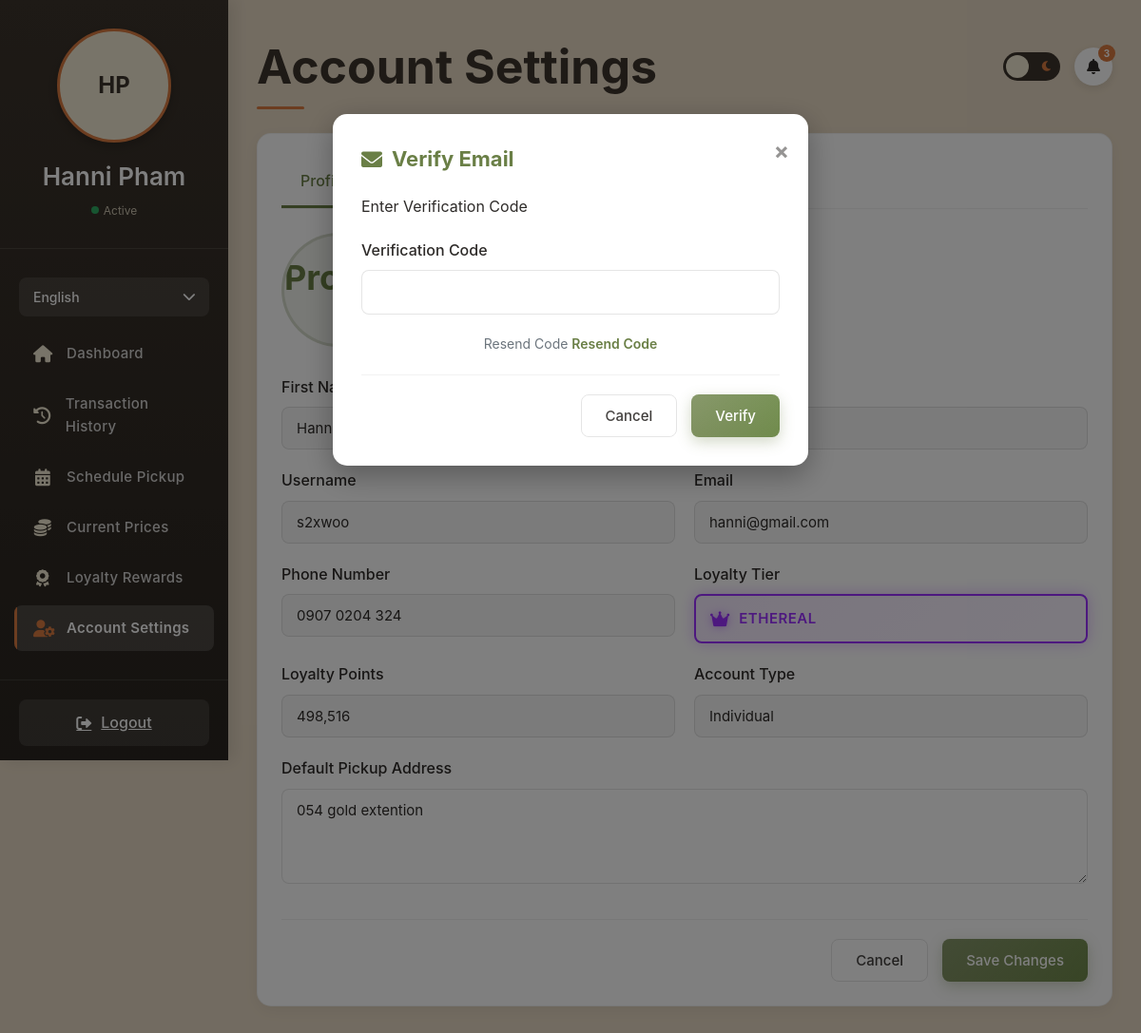
/Customer-portal/settings.php (signed in), run on an earlier commit of the app's database.
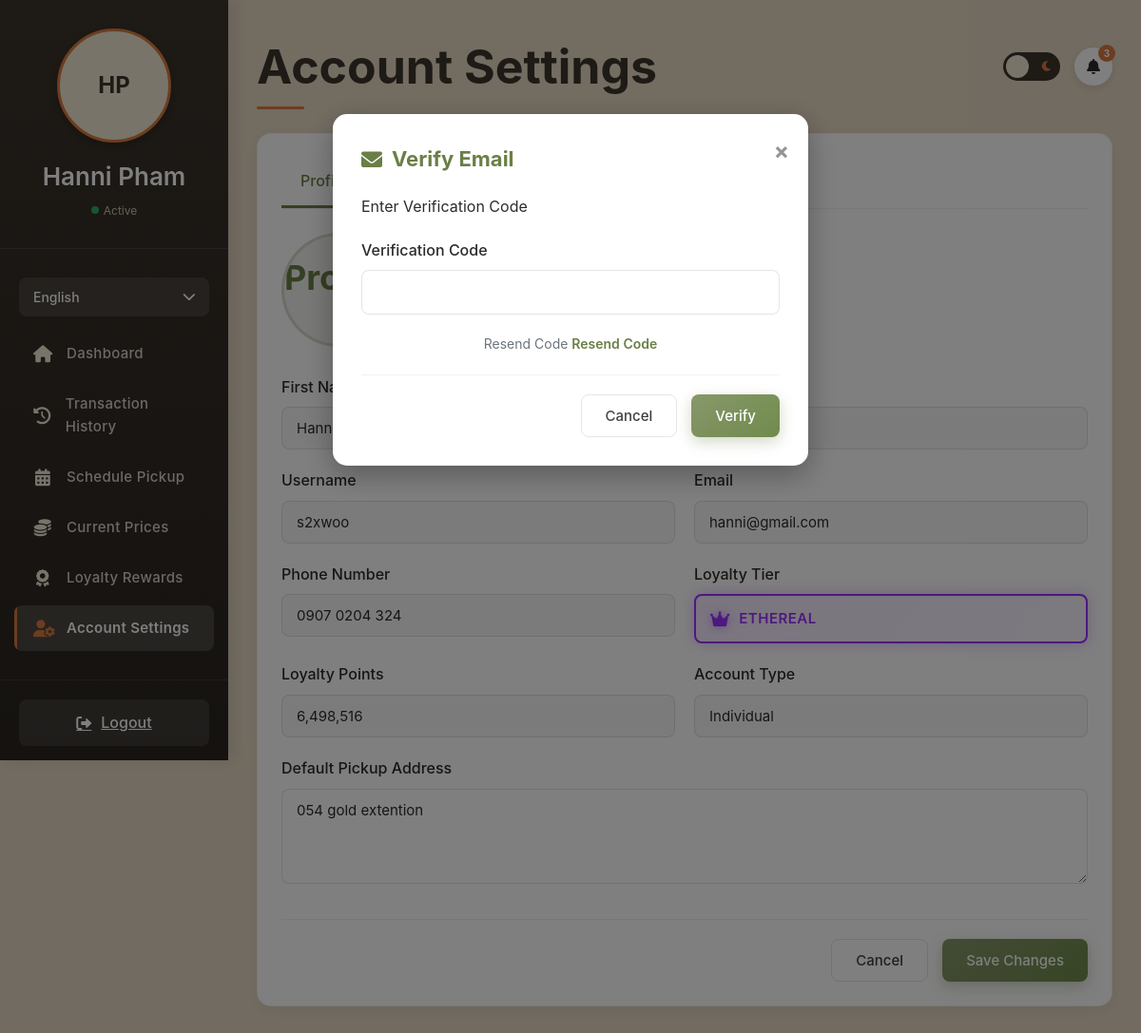
And on a later commit of the database.
### tables this page shows
CREATE TABLE `users` (
  `id` int(11) NOT NULL AUTO_INCREMENT,
  `first_name` varchar(50) NOT NULL,
  `last_name` varchar(50) NOT NULL,
  `username` varchar(50) DEFAULT NULL,
  `email` varchar(100) NOT NULL,
  `phone` varchar(20) NOT NULL,
  `address` text NOT NULL,
  `profile_image` varchar(255) DEFAULT NULL,
  `password_hash` varchar(255) NOT NULL,
  `user_type` enum('individual','business','collector') NOT NULL,
  `agreed_terms` tinyint(1) DEFAULT 0,
  `created_at` timestamp NOT NULL DEFAULT current_timestamp(),
  `loyalty_points` int(11) DEFAULT 0,
  `loyalty_tier` enum('bronze','silver','gold','platinum','diamond','ethereal') DEFAULT 'bronze',
  `referral_code` varchar(20) DEFAULT NULL,
  `referred_by` int(11) DEFAULT NULL,
  `is_admin` tinyint(1) DEFAULT 0,
  `last_login` datetime DEFAULT NULL,
  `is_verified` tinyint(1) DEFAULT 0,
  `verification_token` varchar(255) DEFAULT NULL,
  `token_expires_at` datetime DEFAULT NULL,
  `reset_token` varchar(64) DEFAULT NULL,
  `reset_token_expires` datetime DEFAULT NULL,
  `facebook_id` varchar(255) DEFAULT NULL,
  `api_key` varchar(64) DEFAULT NULL,
  `two_factor_auth` tinyint(1) DEFAULT 0,
  `two_factor_secret` varchar(32) DEFAULT NULL,
  PRIMARY KEY (`id`),
  UNIQUE KEY `email` (`email`),
  UNIQUE KEY `username_UNIQUE` (`username`),
  UNIQUE KEY `referral_code_UNIQUE` (`referral_code`),
  UNIQUE KEY `uniq_api_key` (`api_key`),
  KEY `idx_api_key` (`api_key`)
);

### Customer-portal/settings.php (the view, shortened to what the changed rows need)
<?php
require_once 'db_connection.php';
$language = 'en';
$t = $translations[$language];
$user_id = $_SESSION['user_id'];
$user_query = "SELECT id, first_name, last_name, username, email, phone, address, profile_image, user_type, loyalty_points, loyalty_tier, created_at, is_verified FROM users WHERE id = ?";
$user_stmt = mysqli_prepare($conn, $user_query);
mysqli_stmt_bind_param($user_stmt, "i", $user_id);
mysqli_stmt_execute($user_stmt);
$user_result = mysqli_stmt_get_result($user_stmt);
$user = mysqli_fetch_assoc($user_result);
$user_name = $user['first_name'] . ' ' . $user['last_name'];
$user_initials = strtoupper(substr($user['first_name'], 0, 1) . substr($user['last_name'], 0, 1));
?>
<!DOCTYPE html>
<html lang="en">
<head>
    <link rel="stylesheet" href="https://cdnjs.cloudflare.com/ajax/libs/cropperjs/1.5.12/cropper.min.css">
    <link rel="stylesheet" href="https://cdnjs.cloudflare.com/ajax/libs/font-awesome/6.0.0-beta3/css/all.min.css">
</head>
<body>
    <div class="sidebar" id="sidebar">
        <div class="sidebar-header">
            <div class="user-avatar">
                <?php if (!empty($user['profile_image']) && file_exists($user['profile_image'])): ?>
                    <img src="<?php echo htmlspecialchars($user['profile_image']); ?>" alt="Profile">
                <?php else: ?>
                    <?php echo $user_initials; ?>
                <?php endif; ?>
            </div>
            <div class="user-name"><?php echo htmlspecialchars($user_name); ?></div>
            <div class="user-status">
                <span class="status-indicator"></span>
                <span>Active</span>
            </div>
        </div>
    </div>
    <div class="main-content">
        <div class="header">
            <h1 class="page-title"><?php echo $t['account_settings']; ?></h1>
        </div>
        <div class="dashboard-card">
            <div class="settings-section active" id="profileSection">
                <form method="POST" action="">
                    <div class="form-grid">
                        <div class="form-group">
                            <label><?php echo $t['last_name']; ?></label>
                            <input type="text" value="<?php echo htmlspecialchars($user['last_name']); ?>" readonly>
                        </div>
                    </div>
                    <div class="form-grid">
                       <div class="form-group">
                            <label><?php echo $t['username']; ?></label>
                            <input type="text" value="<?php echo htmlspecialchars($user['username'] ?? 'Not set'); ?>" readonly>
                        </div>
                        <div class="form-group">
                            <label><?php echo $t['email']; ?></label>
                            <input type="email" value="<?php echo htmlspecialchars($user['email']); ?>" readonly>
                        </div>
                    </div>
                    <div class="form-grid">
                        <div class="form-group">
                            <label><?php echo $t['phone_number']; ?></label>
                            <input type="tel" value="<?php echo htmlspecialchars($user['phone']); ?>" readonly>
                        </div>
                        <div class="form-group">
                            <div class="loyalty-tier-display <?php echo htmlspecialchars($user['loyalty_tier']); ?>">
                                <i class="loyalty-icon <?php echo $user['loyalty_tier'] === 'ethereal' ? 'fas fa-crown' : 'fas fa-medal'; ?>"></i>
                                <span class="tier-text"><?php echo htmlspecialchars(ucfirst($user['loyalty_tier'])); ?></span>
                            </div>
                        </div>
                    </div>
                    <div class="form-grid">
                        <div class="form-group">
                            <label><?php echo $t['loyalty_points']; ?></label>
                            <input type="text" value="<?php echo number_format($user['loyalty_points']); ?>" readonly>
                        </div>
                        <div class="form-group">
                            <label><?php echo $t['account_type']; ?></label>
                            <input type="text" value="<?php echo htmlspecialchars(ucfirst($user['user_type'])); ?>" readonly>
                        </div>
                    </div>
                    <div class="form-group">
                        <label><?php echo $t['default_pickup_address']; ?></label>
                        <textarea name="address" style="min-height: 100px;"><?php echo htmlspecialchars($user['address']); ?></textarea>
                    </div>
                </form>
            </div>
        </div>
    </div>
</body>
</html>

What changed in the data, as far as the page shows it:
changed users "Hanni Pham": loyalty_points "498,516" → "6,498,516"
